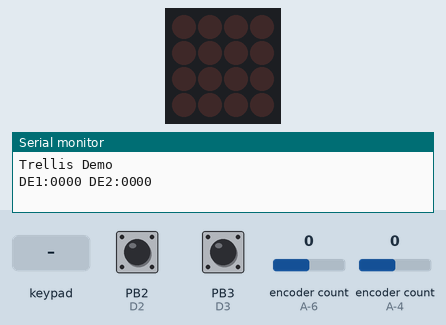
This sketch was run on a simulated ATtiny85, built with avr-gcc and run on an emulated ATtiny85. Shown: 4×4 LED matrix, the last lines printed to the serial monitor. The test bench sets the inputs (shaded band); at power-on: PB2 (D2) HIGH, PB3 (D3) HIGH, encoder count (sensors on A-6, A-4) 0.

Above: at 2.8 s.
2.9 s: keypad keys 1 2 3 4 A pressed 0.4 s apart
At 4.9 s:
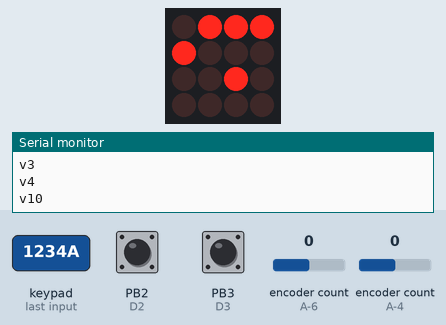
6.4 s: key '0' pressed
At 7.6 s:
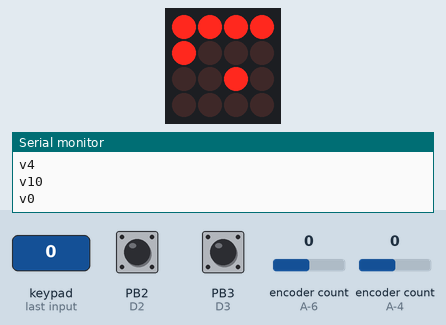
7.9 s: keypad keys 1 2 3 4 D pressed 0.4 s apart
At 10.1 s:
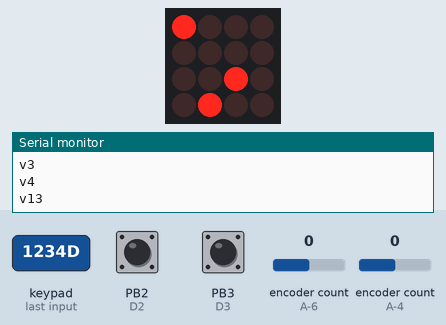
11.4 s: keypad keys 1 3 9 7 A pressed 0.4 s apart
At 14.2 s:
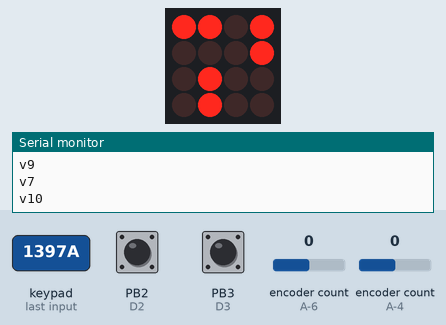
14.9 s: key '5' pressed
At 15.8 s:
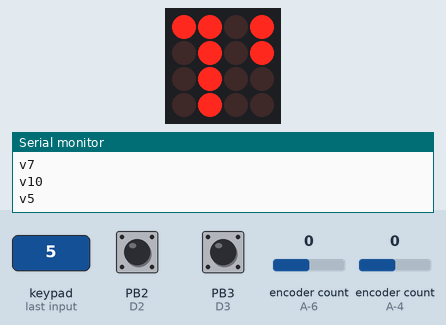
16.4 s: key '6' pressed
At 16.9 s:
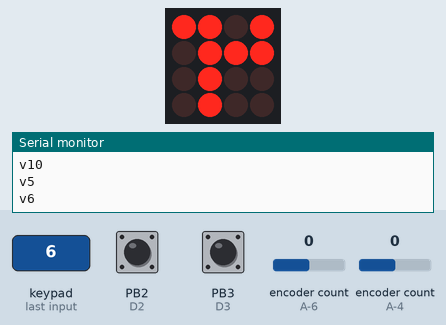
Timing chart, 0 to 18.9 s (numbered marks = the images above; inputs shaded):
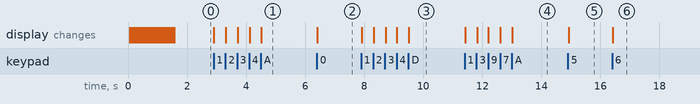

The sketch:

TrellisTest.ino
```cpp
#include <Wire.h>
#include "Adafruit_Trellis.h"
#include "ClickEncoder.h"
#include "TimerOne.h"

#define MOMENTARY 0
#define LATCHING 1
#define MODE LATCHING
#define NUMTRELLIS 1
#define numKeys (NUMTRELLIS * 16)
#define INTPIN A2

#define D8  8
#define D9  9

#define D10 10
#define D11 11

#define D2  2
#define D3  3

int a1,a2,a3;
int16_t last1, value1;
int16_t last2, value2;
ClickEncoder *encoder1;
ClickEncoder *encoder2;


Adafruit_Trellis matrix0 = Adafruit_Trellis();
Adafruit_TrellisSet trellis =  Adafruit_TrellisSet(&matrix0);


void timerIsr()
{
  a1++;
  encoder1->service();
  a2++;
  encoder2->service();
  a3++;
}


void setup_encoder()
{
  a1=a2=a3=0;
  encoder1 = new ClickEncoder(D8,  D9,  D2);
  encoder2 = new ClickEncoder(D10, D11, D3);

  Timer1.initialize(1000);
  Timer1.attachInterrupt(timerIsr);

  last1 = -1;
  last2 = -1;

}


void setup_treillis()
{
  // INT pin requires a pullup
  pinMode(INTPIN, INPUT);
  digitalWrite(INTPIN, HIGH);

  // begin() with the addresses of each panel in order
  // I find it easiest if the addresses are in order
  trellis.begin(0x70);  // only one
  // trellis.begin(0x70, 0x71, 0x72, 0x73);  // or four!

  // light up all the LEDs in order
  for (uint8_t i=0; i<numKeys; i++)
    {
      trellis.setLED(i);
      trellis.writeDisplay();
      delay(50);
    }
  // then turn them off
  for (uint8_t i=0; i<numKeys; i++)
    {
      trellis.clrLED(i);
      trellis.writeDisplay();
      delay(50);
    }
}


void setup() {
  Serial.begin(9600);
  Serial.println("Trellis Demo");
  setup_treillis();
  setup_encoder();
}


void loop() {
  delay(30); // 30ms delay is required, dont remove me!

  static char buffer[64];
  value1 += encoder1->getValue();
  value2 += encoder2->getValue();

  if (value1 != last1 ||
      value2 != last2)
    {
      last1 = value1;
      last2 = value2;
      sprintf(buffer,"DE1:%.4d DE2:%.4d",value1,value2);
      Serial.println(buffer);
    }


  if (MODE == MOMENTARY) {
    // If a button was just pressed or released...
    if (trellis.readSwitches()) {
      // go through every button
      for (uint8_t i=0; i<numKeys; i++) {
	// if it was pressed, turn it on
	if (trellis.justPressed(i)) {
	  Serial.print("v"); Serial.println(i);
	  trellis.setLED(i);
	}
	// if it was released, turn it off
	if (trellis.justReleased(i)) {
	  Serial.print("^"); Serial.println(i);
	  trellis.clrLED(i);
	}
      }
      // tell the trellis to set the LEDs we requested
      trellis.writeDisplay();
    }
  }

  if (MODE == LATCHING) {
    // If a button was just pressed or released...
    if (trellis.readSwitches()) {
      // go through every button
      for (uint8_t i=0; i<numKeys; i++) {
        // if it was pressed...
	if (trellis.justPressed(i)) {
	  Serial.print("v"); Serial.println(i);
	  // Alternate the LED
	  if (trellis.isLED(i))
	    trellis.clrLED(i);
	  else
	    trellis.setLED(i);
        }
      }
      // tell the trellis to set the LEDs we requested
      trellis.writeDisplay();
    }
  }


  ClickEncoder::Button b1 = encoder1->getButton();
  if (b1 != ClickEncoder::Open)
    {
      Serial.print("Button b1: ");
#define VERBOSECASE(label) case label: Serial.println(#label); break;
      switch (b1) {
	VERBOSECASE(ClickEncoder::Pressed);
	VERBOSECASE(ClickEncoder::Held);
	VERBOSECASE(ClickEncoder::Released);
	VERBOSECASE(ClickEncoder::Clicked);
      case ClickEncoder::DoubleClicked:
	Serial.println("ClickEncoder::DoubleClicked");
	encoder1->setAccelerationEnabled(!encoder1->getAccelerationEnabled());
	Serial.print("  Acceleration is ");
	Serial.println((encoder1->getAccelerationEnabled()) ? "enabled" : "disabled");
        break;
      }
    }

  ClickEncoder::Button b2 = encoder2->getButton();
  if (b2 != ClickEncoder::Open)
    {
      Serial.print("Button b2: ");
#define VERBOSECASE(label) case label: Serial.println(#label); break;
      switch (b2) {
	VERBOSECASE(ClickEncoder::Pressed);
	VERBOSECASE(ClickEncoder::Held);
	VERBOSECASE(ClickEncoder::Released);
	VERBOSECASE(ClickEncoder::Clicked);
      case ClickEncoder::DoubleClicked:
	Serial.println("ClickEncoder::DoubleClicked");
	encoder2->setAccelerationEnabled(!encoder2->getAccelerationEnabled());
	Serial.print("  Acceleration is ");
	Serial.println((encoder2->getAccelerationEnabled()) ? "enabled" : "disabled");
        break;
      }
    }


}
```

Measured:
- after the input at 2.9 s, the display: first changes at once (image 1 shows a later state)
- after the input at 6.4 s, the display: changes at once (image 2)
- after the input at 7.9 s, the display: first changes at once (image 3 shows a later state)
- after the input at 11.4 s, the display: first changes at once (image 4 shows a later state)
- after the input at 14.9 s, the display: changes at once (image 5)
- after the input at 16.4 s, the display: changes at once (image 6)
